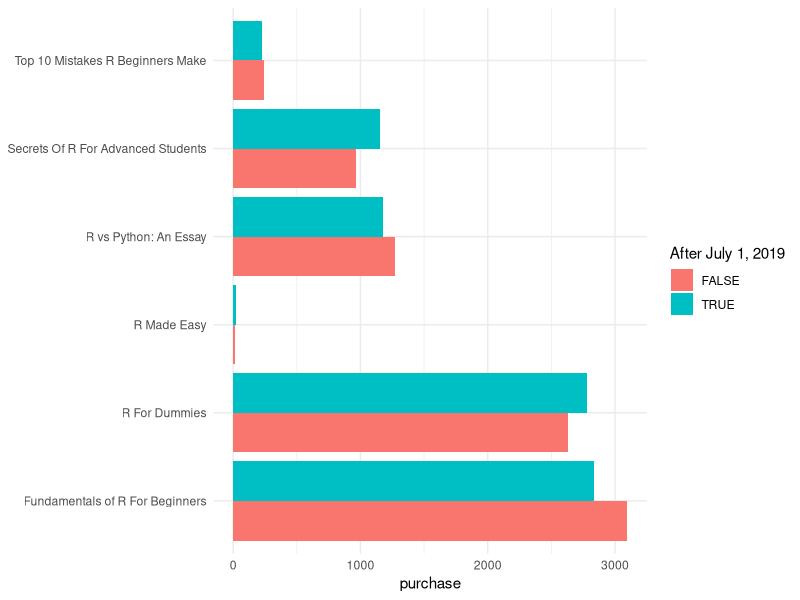

This figure's R source:
## ---- chunk 1
knitr::opts_chunk$set(echo = TRUE)
library(tidyverse)
library(dplyr)
library(lubridate)
library(ggplot2)
library(kableExtra)
## ---- chunk 2
raw <- read.csv("data/2_sales2019.csv")
str(raw) 
## ---- chunk 3
# Column names
names(raw) # variable names
## ---- chunk 4
# types of columns are...
for (col in colnames(raw)) {
  paste0(col, " : ", typeof(raw[[col]])) %>% print()
}

## ---- chunk 5
# Missing data?
for (col in colnames(raw)) {
  paste0(col,
         ", number of rows with missing data: ",
         is.na(raw[[col]]) %>%  sum) %>% print
}
## ---- chunk 6
# Remove NAs in review column
sales_a <- raw %>% filter(!is.na(user_submitted_review))

# Calculate average of total purchase 
average <- raw %>% filter(!is.na(total_purchased)) %>% 
  summarize(average = mean(total_purchased)) %>% pull() 

# Replace NAs with average values
sales_b <- sales_a %>% mutate(
  purchase = ifelse(is.na(total_purchased),
                    average,
                    total_purchased)
  )
## ---- chunk 7
# Unique reviews
unique(sales_b$user_submitted_review)

# Found an NA that was read as a valid string (""). Replace it with NA
sales_b$user_submitted_review[sales_b$user_submitted_review==""] <- NA
# And clean it again
sales_b <- sales_b %>% filter(!is.na(user_submitted_review))

## ---- chunk 8
# This is a function that detects whether the review was positive or negative.

is_positive <- function(review) {
  review_positive = case_when(
    str_detect(review, "Awesome") ~ TRUE,
    str_detect(review, "learned") ~ TRUE,
    TRUE ~ FALSE
  )
}

sales_b <- sales_b %>% 
  mutate(is_positive = unlist
         (map(user_submitted_review, is_positive)))

## ---- chunk 9

# Create a dummy variable that tells whether the purchase was made before or after the marketing program
sales_b <- sales_b %>% mutate(
  after = if_else(ymd(date) >= ymd("2019/07/01"), TRUE, FALSE)
  )

# Purchase before and after the marketing program
summary <- sales_b %>% group_by(after, title) %>% 
  summarize(purchase = sum(purchase)) %>% arrange(title, after) %>% as_data_frame()
summary %>% kable()

ggplot(summary, aes(x=purchase, y=title, fill=after)) +
  geom_bar(stat="identity", position=position_dodge()) +
  theme_minimal() +
  theme(axis.title.y=element_blank()) +
  labs(fill = "After July 1, 2019")

# The analysis shows that the marketing program increased sales for Secrets of R For Advanced Students and R For Dummies. For other books, the marketing program had either negligible or negative effect on sales. 
## ---- chunk 10
summary2 <- sales_b %>% group_by(after, title, customer_type) %>% 
  summarize(purchase = sum(purchase)) %>% arrange(title, after, customer_type) %>% as_data_frame()
summary2 %>% kable()
